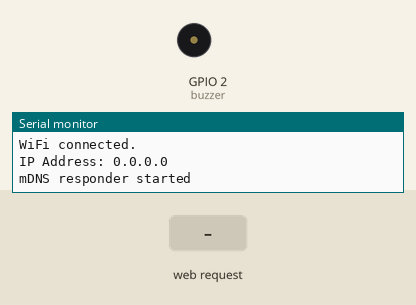
This sketch was run on a simulated ESP8266 (NodeMCU). On the bench: buzzer (waves = sounding, pin HIGH), the last lines printed to the serial monitor. The inputs (shaded band) are chosen by the test bench. WiFi joins after 1.5 s; servers stay silent unless stated.

Above: at 1.2 s.
1.3 s: HTTP request GET /2/on received
At 1.45 s:
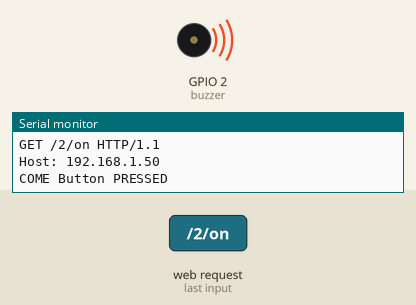
4.3 s: HTTP request GET /3/on received
7.3 s: HTTP request GET /4/on received
Timing chart, 0 to 11.4 s (numbered marks = the images above; inputs shaded):
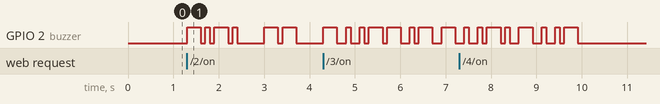

Measured:
- after the input at 1.3 s, GPIO 2 (buzzer): LOW → HIGH at once, → LOW 0.30 s later, → HIGH 0.10 s later, → LOW 0.10 s later, … (12 changes in this stretch)

The sketch:

ESP8266_4_button.ino
```cpp
#include <ESP8266WebServer.h>
#include <ESP8266WebServerSecure.h>
#include <ESP8266mDNS.h>
#include <ESP8266WiFi.h>
const char* ssid = "R&D";
const char* password = "12345679";
IPAddress local_IP(192, 168, 4, 100);
IPAddress gateway(192, 168, 4, 1);
IPAddress subnet(255, 255, 0, 0);
WiFiServer server(80);
String header;
String outputRedState = "off";
String outputGreenState = "off";
String outputYellowState = "off";
String outputBlueState = "off";
const int buzzer = 2;
unsigned long currentTime = millis();
unsigned long previousTime = 0;
const long timeoutTime = 2000;

void setup() {
Serial.begin(115200);
if (!WiFi.config(local_IP, gateway, subnet))//, primaryDNS, secondaryDNS))
{
  Serial.println("STA Failed to configure");
}
WiFi.mode(WIFI_STA);
  WiFi.begin(ssid, password);
  Serial.println("WiFi connected.");
  Serial.print("IP Address: ");
  Serial.println(WiFi.localIP());
  server.begin();
  pinMode(buzzer, OUTPUT);
  digitalWrite(buzzer, LOW);
  if (MDNS.begin("wirelessbell")) {              // Start the mDNS responder for esp8266.local
    Serial.println("mDNS responder started");
  } else {
    Serial.println("Error setting up MDNS responder!");
  }
  MDNS.addService("http", "tcp", 80);
}
void loop(){
  MDNS.update();
digitalWrite(buzzer, LOW);
WiFiClient client = server.available(); // Listen for incoming clients
if (client) { // If a new client connects,
Serial.println("New Client."); // print a message out in the serial port
String currentLine = ""; // make a String to hold incoming data from the client
currentTime = millis();
previousTime = currentTime;
while (client.connected() && currentTime - previousTime <= timeoutTime) { // loop while the client's connected
currentTime = millis();
if (client.available()) { // if there's bytes to read from the client,
char c = client.read(); // read a byte, then
Serial.write(c); // print it out the serial monitor
header += c;
if (c == '\n') { // if the byte is a newline character
if (currentLine.length() == 0) {
client.println("HTTP/1.1 200 OK");
client.println("Content-type:text/html");
client.println("Connection: close");
client.println();
if (header.indexOf("GET /2/on") >= 0)
{
  Serial.println("COME Button PRESSED");
  outputRedState = "on";
   digitalWrite(buzzer, HIGH);
  delay(300);
  digitalWrite(buzzer, LOW);
  delay(100);
  digitalWrite(buzzer, HIGH);
  delay(100);
  digitalWrite(buzzer, LOW);
  delay(100);
  digitalWrite(buzzer, HIGH);
  delay(300);
  digitalWrite(buzzer, LOW);
  delay(100);
  digitalWrite(buzzer, HIGH);
  delay(100);
  digitalWrite(buzzer, LOW);
  delay(200);

  delay(300);
  digitalWrite(buzzer, LOW);
  delay(100);
  digitalWrite(buzzer, HIGH);
  delay(300);
  digitalWrite(buzzer, LOW);
  delay(100);
  digitalWrite(buzzer, HIGH);
  delay(300);
  digitalWrite(buzzer, LOW);
  delay(200);

  delay(300);
  digitalWrite(buzzer, LOW);
  delay(100);
  digitalWrite(buzzer, HIGH);
  delay(300);
  digitalWrite(buzzer, LOW);
  delay(200);

  digitalWrite(buzzer, HIGH);
  delay(100);
  digitalWrite(buzzer, LOW);
  delay(200);

}
else if (header.indexOf("GET /3/on") >= 0)
{
  Serial.println("WATER Button Pressed");
  outputGreenState = "on";

  digitalWrite(buzzer, HIGH);
  delay(100);
  digitalWrite(buzzer, LOW);
  delay(100);
  digitalWrite(buzzer, HIGH);
  delay(300);
  digitalWrite(buzzer, LOW);
  delay(100);
  digitalWrite(buzzer, HIGH);
  delay(300);
  digitalWrite(buzzer, LOW);
  delay(200);

  digitalWrite(buzzer, HIGH);
  delay(100);
  digitalWrite(buzzer, LOW);
  delay(100);
  digitalWrite(buzzer, HIGH);
  delay(300);
  digitalWrite(buzzer, LOW);
  delay(200);

  digitalWrite(buzzer, HIGH);
  delay(300);
  digitalWrite(buzzer, LOW);
  delay(200);

  digitalWrite(buzzer, HIGH);
  delay(100);
  digitalWrite(buzzer, LOW);
  delay(200);

  digitalWrite(buzzer, HIGH);
  delay(100);
  digitalWrite(buzzer, LOW);
  delay(100);
  digitalWrite(buzzer, HIGH);
  delay(300);
  digitalWrite(buzzer, LOW);
  delay(100);
  digitalWrite(buzzer, HIGH);
  delay(100);
  digitalWrite(buzzer, LOW);
  delay(200);
}
else if (header.indexOf("GET /4/on") >= 0)
{
  Serial.println("TEA Button Pressed");
  outputYellowState = "on";
   digitalWrite(buzzer, HIGH);
  delay(300);
  digitalWrite(buzzer, LOW);
  delay(200);

  digitalWrite(buzzer, HIGH);
  delay(100);
  digitalWrite(buzzer, LOW);
  delay(200);

  digitalWrite(buzzer, HIGH);
  delay(100);
  digitalWrite(buzzer, LOW);
  delay(100);
  digitalWrite(buzzer, HIGH);
  delay(300);
  digitalWrite(buzzer, LOW);
  delay(200);

}
else if (header.indexOf("GET /5/on") >= 0)
{
  Serial.println("Next Button Pressed");
  outputBlueState = "on";
  digitalWrite(buzzer, HIGH);
  delay(300);
  digitalWrite(buzzer, LOW);
  delay(100);
  digitalWrite(buzzer, HIGH);
  delay(100);
  digitalWrite(buzzer, LOW);
  delay(200);

  digitalWrite(buzzer, HIGH);
  delay(100);
  digitalWrite(buzzer, LOW);
  delay(200);

  digitalWrite(buzzer, HIGH);
  delay(300);
  digitalWrite(buzzer, LOW);
  delay(100);
  digitalWrite(buzzer, HIGH);
  delay(100);
  digitalWrite(buzzer, LOW);
  delay(100);
  digitalWrite(buzzer, HIGH);
  delay(100);
  digitalWrite(buzzer, LOW);
  delay(100);
  digitalWrite(buzzer, HIGH);
  delay(300);
  digitalWrite(buzzer, LOW);
  delay(200);

  digitalWrite(buzzer, HIGH);
  delay(300);
  digitalWrite(buzzer, LOW);
  delay(200);

}
client.println("<!DOCTYPE html><html>");
client.println("<head><tittle>L J Wireless </tittle><meta name=\"viewport\"content=\"width=device-width, initial-scale=1\">");
client.println("<link rel=\"icon\" href=\"data:,\">");

client.println("<style>html { font-family: Helvetica; display: inline-block; margin: 0px auto; text-align: center;}");
client.println(".buzzer { background-color: #2E86C1; font-weight:700px; text-transform:uppercase; border: none; color: white; padding: 14px 24px; border-radius: 50px;");
client.println("text-decoration: none; font-size: 18px; margin: 2px; cursor: pointer;border-radius: 6px;}");
client.println("</style></head>");
client.println("<body><h1>BELL</h1>");

client.println("<p><a href=\"/2/on\"><button class=\"button buzzer\"> COME </button></a></p>");
client.println("<p><a href=\"/3/on\"><button class=\"button buzzer \">WATER</button></a></p>");
client.println("<p><a href=\"/4/on\"><button class=\"button buzzer \">  TEA  </button></a></p>");

client.println("<p><a href=\"/5/on\"><button class=\"button buzzer \"> NEXT </button></a></p>");
client.println("</body></html>");
client.println();
break;
} else { // if you got a newline, then clear currentLine
currentLine = "";
}
} else if (c != '\r') { // if you got anything else but a carriage return character,
currentLine += c; // add it to the end of the currentLine
}
}
}
header = "";
}
}
```
